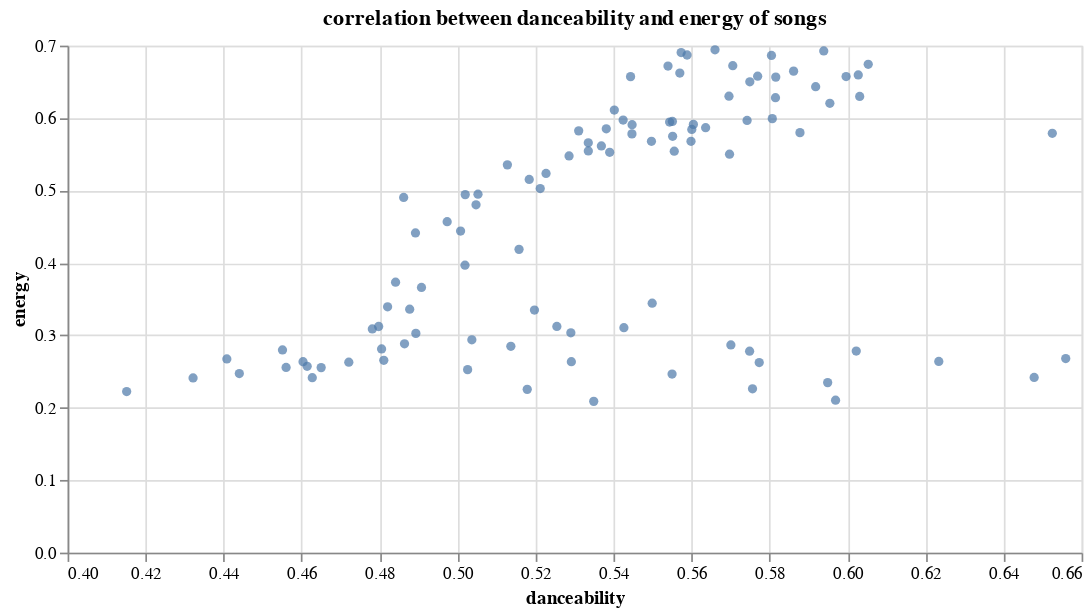

Source (notebook cell):
### Code cell
# This is a scatter plot of that plots danceability vs. energy. Based on the plot, while some songs seen to increase in energy as danceability increases, there are also many songs where their energy level is not affected by the increase in danceability. There is no visible trends to draw conclusions.
scatter = alt.Chart(dance, width = 600, height = 300).mark_circle().encode(
    alt.X('danceability',
        scale=alt.Scale(zero=False)
    ),
    y = 'energy').properties(title = "danceability vs. energy")
scatter

### Figure 1 — Vega-Lite specification as saved in the notebook (floating-point values rounded to 4 significant figures)
{"config": {"view": {"continuousWidth": 400, "continuousHeight": 300}}, "data": {"name": "data-95f7d809b1642f5abcab45c2d360770c"}, "mark": "circle", "encoding": {"x": {"type": "quantitative", "field": "danceability", "scale": {"zero": false}}, "y": {"type": "quantitative", "field": "energy"}}, "height": 300, "title": "correlation between danceability and energy of songs", "width": 600, "$schema": "https://vega.github.io/schema/vega-lite/v4.8.1.json", "datasets": {"data-95f7d809b1642f5abcab45c2d360770c": [{"year": 1920, "danceability": 0.5158, "energy": 0.4187}, {"year": 1921, "danceability": 0.4322, "energy": 0.2411}, {"year": 1922, "danceability": 0.5756, "energy": 0.2262}, {"year": 1923, "danceability": 0.5773, "energy": 0.2624}, {"year": 1924, "danceability": 0.5499, "energy": 0.3443}, {"year": 1925, "danceability": 0.5749, "energy": 0.2781}, {"year": 1926, "danceability": 0.5969, "energy": 0.2105}, {"year": 1927, "danceability": 0.6559, "energy": 0.2679}, {"year": 1928, "danceability": 0.5349, "energy": 0.2089}, {"year": 1929, "danceability": 0.6478, "energy": 0.2419}, {"year": 1930, "danceability": 0.5197, "energy": 0.3349}, {"year": 1931, "danceability": 0.5949, "energy": 0.2347}, {"year": 1932, "danceability": 0.6022, "energy": 0.2784}, {"year": 1933, "danceability": 0.5701, "energy": 0.2868}, {"year": 1934, "danceability": 0.5292, "energy": 0.2636}, {"year": 1935, "danceability": 0.555, "energy": 0.2466}, {"year": 1936, "danceability": 0.6234, "energy": 0.264}, {"year": 1937, "danceability": 0.5426, "energy": 0.3105}, {"year": 1938, "danceability": 0.4805, "energy": 0.2812}, {"year": 1939, "danceability": 0.5137, "energy": 0.2848}, {"year": 1940, "danceability": 0.5255, "energy": 0.3123}, {"year": 1941, "danceability": 0.4811, "energy": 0.2655}, {"year": 1942, "danceability": 0.465, "energy": 0.2554}, {"year": 1943, "danceability": 0.4551, "energy": 0.2799}, {"year": 1944, "danceability": 0.5026, "energy": 0.2527}, {"year": 1945, "danceability": 0.5179, "energy": 0.2254}, {"year": 1946, "danceability": 0.4151, "energy": 0.2224}, {"year": 1947, "danceability": 0.4721, "energy": 0.263}, {"year": 1948, "danceability": 0.4627, "energy": 0.2415}, {"year": 1949, "danceability": 0.444, "energy": 0.2472}, {"year": 1950, "danceability": 0.529, "energy": 0.3035}, {"year": 1951, "danceability": 0.4614, "energy": 0.2573}, {"year": 1952, "danceability": 0.456, "energy": 0.2556}, {"year": 1953, "danceability": 0.4408, "energy": 0.2674}, {"year": 1954, "danceability": 0.4604, "energy": 0.2636}, {"year": 1955, "danceability": 0.4864, "energy": 0.2884}, {"year": 1956, "danceability": 0.4893, "energy": 0.3027}, {"year": 1957, "danceability": 0.5037, "energy": 0.2938}, {"year": 1958, "danceability": 0.4781, "energy": 0.3089}, {"year": 1959, "danceability": 0.4798, "energy": 0.3122}, {"year": 1960, "danceability": 0.4821, "energy": 0.3394}, {"year": 1961, "danceability": 0.4877, "energy": 0.3361}, {"year": 1962, "danceability": 0.4907, "energy": 0.3661}, {"year": 1963, "danceability": 0.4841, "energy": 0.3734}, {"year": 1964, "danceability": 0.5019, "energy": 0.3969}, {"year": 1965, "danceability": 0.5008, "energy": 0.444}, {"year": 1966, "danceability": 0.5047, "energy": 0.4802}, {"year": 1967, "danceability": 0.4892, "energy": 0.4414}, {"year": 1968, "danceability": 0.4973, "energy": 0.4569}, {"year": 1969, "danceability": 0.4862, "energy": 0.4904}, {"year": 1970, "danceability": 0.5052, "energy": 0.4948}, {"year": 1971, "danceability": 0.502, "energy": 0.4943}, {"year": 1972, "danceability": 0.5212, "energy": 0.5026}, {"year": 1973, "danceability": 0.5128, "energy": 0.5354}, {"year": 1974, "danceability": 0.5184, "energy": 0.5152}, {"year": 1975, "danceability": 0.5227, "energy": 0.5236}, {"year": 1976, "danceability": 0.5286, "energy": 0.5477}, {"year": 1977, "danceability": 0.5335, "energy": 0.5546}, {"year": 1978, "danceability": 0.539, "energy": 0.5527}, {"year": 1979, "danceability": 0.5636, "energy": 0.5867}, {"year": 1980, "danceability": 0.5544, "energy": 0.5945}, {"year": 1981, "danceability": 0.5424, "energy": 0.5972}, {"year": 1982, "danceability": 0.5601, "energy": 0.5843}, {"year": 1983, "danceability": 0.5447, "energy": 0.5908}, {"year": 1984, "danceability": 0.531, "energy": 0.5823}, {"year": 1985, "danceability": 0.5551, "energy": 0.5953}, {"year": 1986, "danceability": 0.5402, "energy": 0.611}, {"year": 1987, "danceability": 0.5369, "energy": 0.5615}, {"year": 1988, "danceability": 0.5381, "energy": 0.5852}, {"year": 1989, "danceability": 0.5447, "energy": 0.5782}, {"year": 1990, "danceability": 0.5335, "energy": 0.5658}, {"year": 1991, "danceability": 0.5556, "energy": 0.5542}, {"year": 1992, "danceability": 0.5551, "energy": 0.5749}, {"year": 1993, "danceability": 0.5697, "energy": 0.55}, {"year": 1994, "danceability": 0.5497, "energy": 0.5679}, {"year": 1995, "danceability": 0.5598, "energy": 0.5679}, {"year": 1996, "danceability": 0.5878, "energy": 0.5799}, {"year": 1997, "danceability": 0.5742, "energy": 0.5967}, {"year": 1998, "danceability": 0.5807, "energy": 0.5992}, {"year": 1999, "danceability": 0.5815, "energy": 0.6281}, {"year": 2000, "danceability": 0.5955, "energy": 0.6204}, {"year": 2001, "danceability": 0.5918, "energy": 0.6433}, {"year": 2002, "danceability": 0.5696, "energy": 0.6301}, {"year": 2003, "danceability": 0.5749, "energy": 0.65}, {"year": 2004, "danceability": 0.5706, "energy": 0.6723}, {"year": 2005, "danceability": 0.557, "energy": 0.6622}, {"year": 2006, "danceability": 0.5444, "energy": 0.6572}, {"year": 2007, "danceability": 0.5573, "energy": 0.6904}, {"year": 2008, "danceability": 0.5539, "energy": 0.6719}, {"year": 2009, "danceability": 0.566, "energy": 0.6942}, {"year": 2010, "danceability": 0.5996, "energy": 0.6574}, {"year": 2011, "danceability": 0.5769, "energy": 0.6578}, {"year": 2012, "danceability": 0.5588, "energy": 0.6871}, {"year": 2013, "danceability": 0.5939, "energy": 0.6926}, {"year": 2014, "danceability": 0.5862, "energy": 0.6648}, {"year": 2015, "danceability": 0.5605, "energy": 0.5913}, {"year": 2016, "danceability": 0.5816, "energy": 0.6565}, {"year": 2017, "danceability": 0.5805, "energy": 0.6864}, {"year": 2018, "danceability": 0.6027, "energy": 0.6596}, {"year": 2019, "danceability": 0.6031, "energy": 0.6298}, {"year": 2020, "danceability": 0.6053, "energy": 0.6742}, {"year": 2021, "danceability": 0.6525, "energy": 0.5789}]}}
